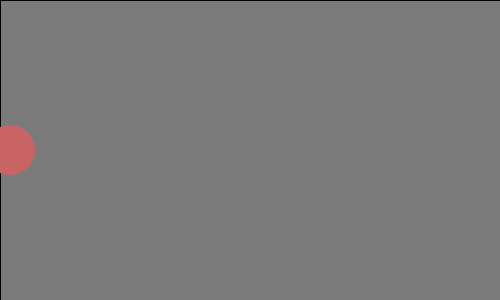
Frame 1 (no input)
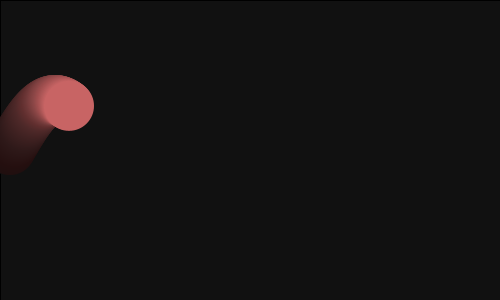
Frame 60 (the mouse pressed at the canvas centre just before this capture)
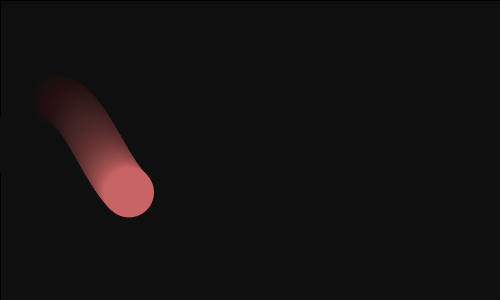
Frame 120 (the mouse held since frame 60 and released just before this capture)

The Processing sketch that drew these frames (run headless with seeded random() and noise(); from frame 60 on, the mouse is pressed at the canvas centre):

// Processing sketch: processing_137748
// ── processing_137748.pde

float px, py, px2, py2;
float angle, angle2;
float radius = 50;
float frequency = 2;
float frequency2 = 2;
float x, x2;


void setup(){
  size(500, 300);
  background (127);
}

void draw(){
  fill(0, 8);
  rect(0,0,width, height);
  noStroke();
  py = 150+sin(radians(angle))*(radius);
  fill(200,100,100);
  angle2 = 0;
  for (int i = 0; i< width; i++){
      py2 =sin(radians(angle2))*(radius);
    point(width+radius+i, py2);
    }

  noStroke();
  ellipse(width/radius+x, py, 50, 50);
  angle -= frequency;
  x+=1;
  if (x>= width-60) {
    x = 0;
    angle = 0;
  }
}
